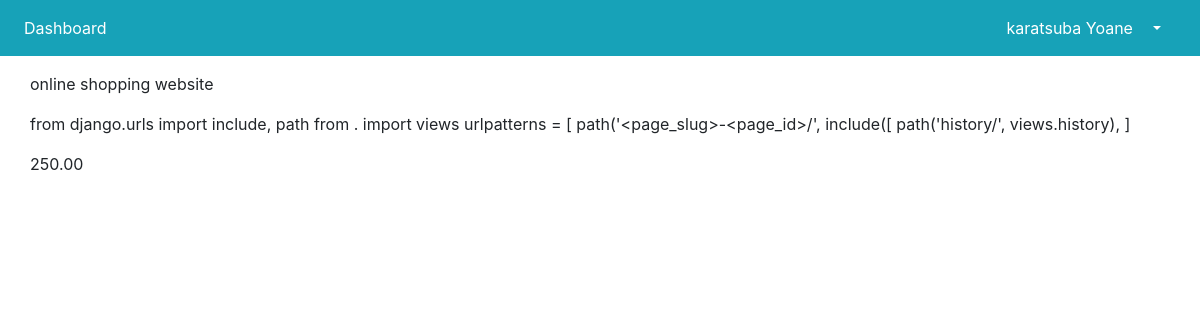
Page /project/1/details (signed in) on the committed database.
### accounts/models.py (models this page shows)
class Account(AbstractUser):
    username = models.CharField(unique=False, max_length=50)
    is_admin = models.BooleanField('admin status', default=False)
    is_manager = models.BooleanField('manager status', default=False)
    is_customer = models.BooleanField('customer status', default=False)
    email = models.EmailField(unique=True)
    USERNAME_FIELD = 'email'
    REQUIRED_FIELDS = []

### projects/models.py (models this page shows, shortened)
class Project(models.Model):
    title = models.CharField(max_length=50)
    description = models.TextField(max_length=300)
    budget = models.DecimalField(max_digits=6, decimal_places=2)
    customer = models.ForeignKey(Customer, on_delete=models.CASCADE)
    status = models.BooleanField(default=False)
    created_date = models.DateField(default=timezone.now)

### projects/views.py (the view)
# urls.py: path('<int:id>/details', project_view.DetailProjectView.as_view(), name='detail-project'),
class DetailProjectView(UserAccessMixin, DetailView):
    permission_required = 'projects.view_project'
    raise_exception = False
    login_url = 'login'
    redirect_field_name = 'next'
    model = Project
    template_name = 'projects/details.html'
    def get_object(self):
        project_id = self.kwargs.get('id')
        return get_object_or_404(Project, id=project_id)

### projects/views.py (called while the page is built)
    def dispatch(self, request, *args, **kwargs):
        if not self.request.user.is_authenticated:
            return redirect_to_login(self.request.get_full_path(),
                                     self.get_login_url(), self.get_redirect_field_name())
        if not self.has_permission():
            return redirect(self.get_login_url())
        return super(UserAccessMixin, self).dispatch(request, *args, **kwargs)

### templates/projects/details.html
{% extends 'projects/index.html' %}
{% load widget_tweaks %}
{% block main-content %}
   <div class="container">
       <div class="row pt-3">
          <div>
            <p>{{project.title}}</p>
            <p>{{project.description}}</p>
            <p>{{project.budget}}</p>
          </div>
       </div>
   </div>
{% endblock %}

### templates/layout/customer_header.html (shortened to what this page needs)
<nav class="navbar navbar-expand-lg bg-info">
      <div class="collapse navbar-collapse" id="navbarSupportedContent">
          <ul class="col-md-6 navbar-nav mr-auto bg-info ">
              <li class="nav-item"><a class="nav-link text-white" href="{% url 'dashboard' %}">Dashboard</a></li>
          </ul>
          <ul class="navbar-nav mr-auto col-md-6 justify-content-end">
            <li class="nav-item"><a class="nav-link text-white" href="#"> {{request.user.username}}</a></li>
            <li class="nav-item dropdown float-left">
                <a class="nav-link dropdown-toggle nav-link text-white" href="#" id="navbarDropdown" role="button" data-toggle="dropdown" aria-haspopup="true" aria-expanded="false">
                </a>
            </li>
          </ul>
      </div>
</nav>

### rows in the picture
Account: user.username "karatsuba Yoane"
Project: title "online shopping website", description "from django.urls import include, path from . import views urlpatterns = [ path('<page_slug>-<page_id>/', include([ path('history/', views.history), ]", budget "250.00"
